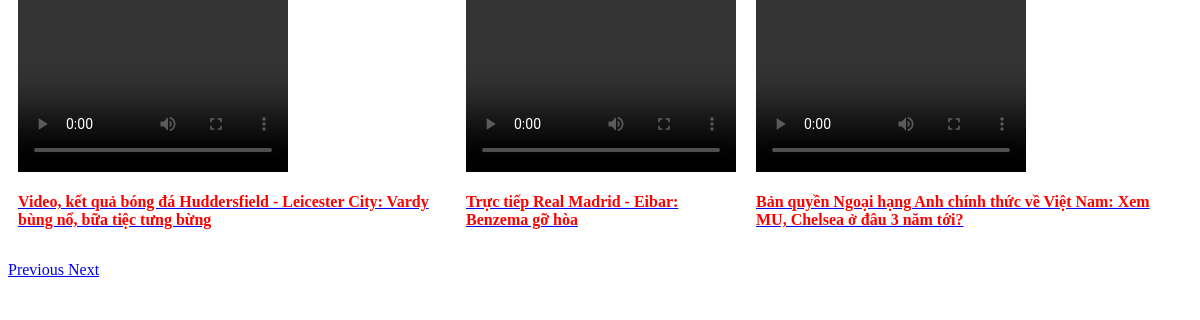
The page /video.php on the database as committed earlier.
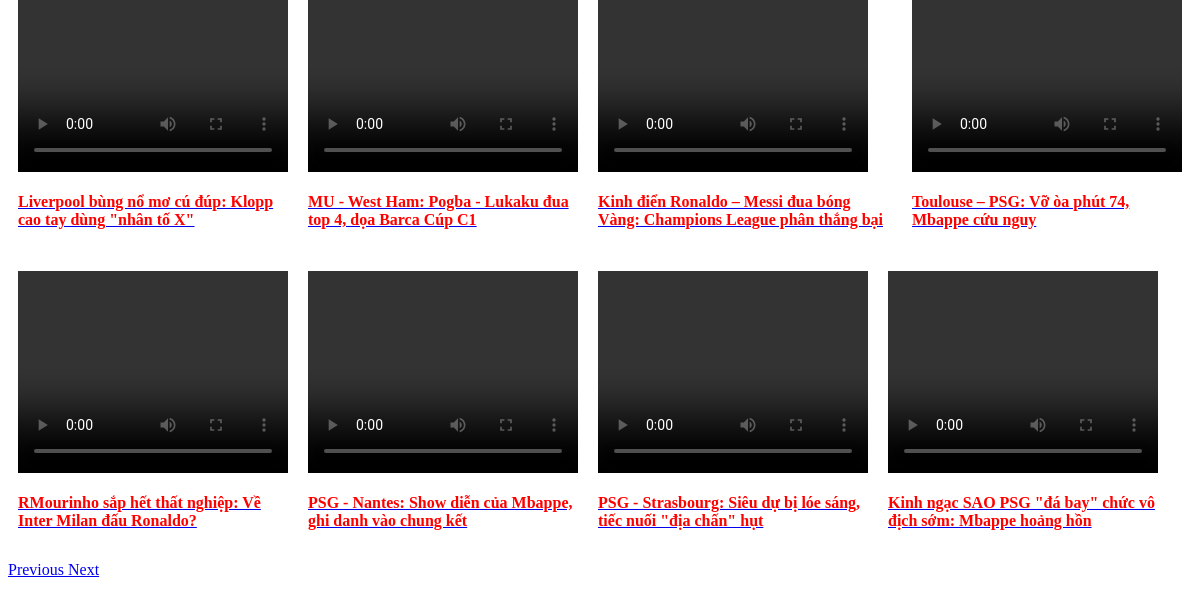
The same page on the database as committed later.
### tables this page shows
CREATE TABLE `tintucbongda` (
  `MaTinTucBongDa` int(10) NOT NULL,
  `TieuDeBongDa` varchar(255) NOT NULL,
  `PhuDeBongDa` varchar(255) NOT NULL,
  `ImageBongDa` varchar(255) NOT NULL,
  `VideoBongDa` varchar(255) NOT NULL,
  `ChiTietBongDa` text NOT NULL,
  `NgayDangBongDa` varchar(255) DEFAULT NULL,
  `KhuVucBongDa` int(10) DEFAULT NULL
);

### video.php (the view, shortened to what this page needs)
<link rel="stylesheet" href="css/video.css">
<section class="hieungo">
<div class="container">
        <div class="row">
          <div id="carousel" class="carousel slide" data-ride="carousel">
            <div class="carousel-inner">
              <div class="carousel-item active">
                  <div class="slide-box">
				<?php
				$sqlvothuat = "SELECT * FROM tintucbongda ORDER BY MaTinTucBongDa DESC LIMIT 4";
				$vothuat = mysqli_query($db,$sqlvothuat);
				while($rvothuat = mysqli_fetch_array($vothuat)){
				?>
					<div class="newsbox">
						<video width="270px" height="202px" controls>
							<source src="<?php echo $rvothuat["VideoBongDa"];?>" type="video/mp4" >
						</video>
							<a href="/tintucbongda.php?MaTinTucBongDa=<?php echo $rvothuat["MaTinTucBongDa"];?>">
								<h4 class="aaa"><?php echo $rvothuat["TieuDeBongDa"];?></h4>
							</a>
					  </div>
				<?php
				}
				?>
                  </div>
              </div>
              <div class="carousel-item">
                  <div class="slide-box">
						<?php
				$sqlvothuat = "SELECT * FROM tintucbongda ORDER BY MaTinTucBongDa DESC LIMIT 4,4";
				$vothuat = mysqli_query($db,$sqlvothuat);
				while($rvothuat = mysqli_fetch_array($vothuat)){
				?>
					<div class="newsbox">
						<video width="270" height="202" controls>
							<source src="<?php echo $rvothuat["VideoBongDa"];?>" type="video/mp4" >
						</video>
							<a href="/tintucbongda.php?MaTinTucBongDa=<?php echo $rvothuat["MaTinTucBongDa"];?>">
								<h4 class="aaa"><?php echo $rvothuat["TieuDeBongDa"];?></h4>
							</a>
					  </div>
				<?php
				}
				?>
                  </div>
              </div>
            </div>
            <a class="carousel-control-prev" href="#carousel" role="button" data-slide="prev">
              <span class="sr-only">Previous</span>
            </a>
            <a class="carousel-control-next" href="#carousel" role="button" data-slide="next">
              <span class="sr-only">Next</span>
            </a>
          </div>
        </div>
      </div>
</section>

Rows that differ between the two databases and show on the page:
no longer on this page (row edited): tintucbongda: TieuDeBongDa "Video, kết quả bóng đá Huddersfield - Leicester City: Vardy bùng nổ, bữa tiệc tưng bừng"
no longer on this page (row edited): tintucbongda: TieuDeBongDa "Trực tiếp Real Madrid - Eibar: Benzema gỡ hòa"
no longer on this page (row edited): tintucbongda: TieuDeBongDa "Bản quyền Ngoại hạng Anh chính thức về Việt Nam: Xem MU, Chelsea ở đâu 3 năm tới?"
added tintucbongda: TieuDeBongDa "Liverpool bùng nổ mơ cú đúp: Klopp cao tay dùng \"nhân tố X\""
added tintucbongda: TieuDeBongDa "MU - West Ham: Pogba - Lukaku đua top 4, dọa Barca Cúp C1"
added tintucbongda: TieuDeBongDa "Kinh điển Ronaldo – Messi đua bóng Vàng: Champions League phân thắng bại"
added tintucbongda: TieuDeBongDa "Toulouse – PSG: Vỡ òa phút 74, Mbappe cứu nguy"
added tintucbongda: TieuDeBongDa "RMourinho sắp hết thất nghiệp: Về Inter Milan đấu Ronaldo?"
added tintucbongda: TieuDeBongDa "PSG - Nantes: Show diễn của Mbappe, ghi danh vào chung kết"
added tintucbongda: TieuDeBongDa "PSG - Strasbourg: Siêu dự bị lóe sáng, tiếc nuối \"địa chấn\" hụt"
added tintucbongda: TieuDeBongDa "Kinh ngạc SAO PSG \"đá bay\" chức vô địch sớm: Mbappe hoảng hồn"
